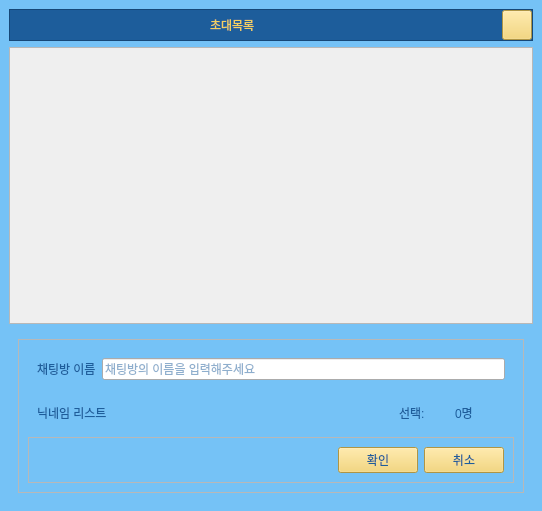
<?xml version="1.0" encoding="UTF-8"?>
<ui version="4.0">
 <class>make_talk_room_widget</class>
 <widget class="QWidget" name="make_talk_room_widget">
  <property name="geometry">
   <rect>
    <x>0</x>
    <y>0</y>
    <width>542</width>
    <height>511</height>
   </rect>
  </property>
  <property name="windowTitle">
   <string>Form</string>
  </property>
  <property name="styleSheet">
   <string notr="true">#widget {
	background-color: #75C2F6;
	color: #1D5D9B;
}


QLabel{
	color: #1D5D9B;
	font: bold 16pt &quot;나눔고딕&quot;;
}

QPushButton{
	background-color:#F4D160;
	color: #1D5D9B;
	font: bold 12pt &quot;나눔고딕&quot;;
}

QPushButton:hover{
	background-color:#FFFF9D;
}

QPushButton:pressed{
	background-color:#FEF5AC;
}


#label_title{
	font: bold 20pt &quot;나눔고딕&quot;;
	color: #F4D160;
}

#frame_title{
	background-color: #1D5D9B;
}

QLineEdit{
	color: #1D5D9B;
	font: bold 12pt &quot;나눔고딕&quot;;
}
</string>
  </property>
  <layout class="QVBoxLayout" name="verticalLayout_4">
   <property name="spacing">
    <number>0</number>
   </property>
   <property name="leftMargin">
    <number>0</number>
   </property>
   <property name="topMargin">
    <number>0</number>
   </property>
   <property name="rightMargin">
    <number>0</number>
   </property>
   <property name="bottomMargin">
    <number>0</number>
   </property>
   <item>
    <widget class="QWidget" name="widget" native="true">
     <property name="styleSheet">
      <string notr="true"/>
     </property>
     <layout class="QHBoxLayout" name="horizontalLayout_2">
      <property name="leftMargin">
       <number>0</number>
      </property>
      <property name="topMargin">
       <number>0</number>
      </property>
      <property name="rightMargin">
       <number>0</number>
      </property>
      <property name="bottomMargin">
       <number>0</number>
      </property>
      <item>
       <widget class="QWidget" name="widget_most_out" native="true">
        <layout class="QVBoxLayout" name="verticalLayout_3">
         <item>
          <widget class="QFrame" name="frame_title">
           <property name="frameShape">
            <enum>QFrame::StyledPanel</enum>
           </property>
           <property name="frameShadow">
            <enum>QFrame::Raised</enum>
           </property>
           <layout class="QHBoxLayout" name="horizontalLayout_4">
            <property name="spacing">
             <number>0</number>
            </property>
            <property name="leftMargin">
             <number>0</number>
            </property>
            <property name="topMargin">
             <number>0</number>
            </property>
            <property name="rightMargin">
             <number>0</number>
            </property>
            <property name="bottomMargin">
             <number>0</number>
            </property>
            <item>
             <spacer name="horizontalSpacer">
              <property name="orientation">
               <enum>Qt::Horizontal</enum>
              </property>
              <property name="sizeType">
               <enum>QSizePolicy::Fixed</enum>
              </property>
              <property name="sizeHint" stdset="0">
               <size>
                <width>200</width>
                <height>20</height>
               </size>
              </property>
             </spacer>
            </item>
            <item>
             <widget class="QLabel" name="label_title">
              <property name="minimumSize">
               <size>
                <width>0</width>
                <height>0</height>
               </size>
              </property>
              <property name="text">
               <string>초대목록</string>
              </property>
              <property name="wordWrap">
               <bool>false</bool>
              </property>
             </widget>
            </item>
            <item>
             <spacer name="horizontalSpacer_2">
              <property name="orientation">
               <enum>Qt::Horizontal</enum>
              </property>
              <property name="sizeType">
               <enum>QSizePolicy::Expanding</enum>
              </property>
              <property name="sizeHint" stdset="0">
               <size>
                <width>200</width>
                <height>20</height>
               </size>
              </property>
             </spacer>
            </item>
            <item>
             <widget class="QPushButton" name="btn_flist_close">
              <property name="minimumSize">
               <size>
                <width>30</width>
                <height>30</height>
               </size>
              </property>
              <property name="maximumSize">
               <size>
                <width>30</width>
                <height>30</height>
               </size>
              </property>
              <property name="text">
               <string/>
              </property>
              <property name="icon">
               <iconset resource="../src_img/my_qrc.qrc">
                <normaloff>:/newPrefix/x.svg</normaloff>:/newPrefix/x.svg</iconset>
              </property>
             </widget>
            </item>
           </layout>
          </widget>
         </item>
         <item>
          <widget class="QScrollArea" name="scrollArea">
           <property name="widgetResizable">
            <bool>true</bool>
           </property>
           <widget class="QWidget" name="widget_3">
            <property name="geometry">
             <rect>
              <x>0</x>
              <y>0</y>
              <width>522</width>
              <height>264</height>
             </rect>
            </property>
            <layout class="QVBoxLayout" name="layout">
             <property name="spacing">
              <number>0</number>
             </property>
             <property name="leftMargin">
              <number>0</number>
             </property>
             <property name="topMargin">
              <number>0</number>
             </property>
             <property name="rightMargin">
              <number>0</number>
             </property>
             <property name="bottomMargin">
              <number>0</number>
             </property>
             <item>
              <widget class="QWidget" name="invite_member_choice" native="true">
               <layout class="QVBoxLayout" name="invite_member_choice_layout"/>
              </widget>
             </item>
             <item>
              <widget class="QWidget" name="widget_2" native="true">
               <layout class="QVBoxLayout" name="verticalLayout_5">
                <item>
                 <spacer name="verticalSpacer">
                  <property name="orientation">
                   <enum>Qt::Vertical</enum>
                  </property>
                  <property name="sizeHint" stdset="0">
                   <size>
                    <width>20</width>
                    <height>291</height>
                   </size>
                  </property>
                 </spacer>
                </item>
               </layout>
              </widget>
             </item>
            </layout>
           </widget>
          </widget>
         </item>
         <item>
          <widget class="QWidget" name="widget_footer" native="true">
           <layout class="QHBoxLayout" name="horizontalLayout">
            <item>
             <widget class="QFrame" name="frame">
              <property name="frameShape">
               <enum>QFrame::StyledPanel</enum>
              </property>
              <property name="frameShadow">
               <enum>QFrame::Raised</enum>
              </property>
              <layout class="QVBoxLayout" name="verticalLayout">
               <item>
                <widget class="QWidget" name="widget_4" native="true">
                 <layout class="QHBoxLayout" name="horizontalLayout_5">
                  <item>
                   <widget class="QLabel" name="label_3">
                    <property name="text">
                     <string>채팅방 이름</string>
                    </property>
                   </widget>
                  </item>
                  <item>
                   <widget class="QLineEdit" name="lineEdit_user_set_talk_room_name">
                    <property name="placeholderText">
                     <string>채팅방의 이름을 입력해주세요</string>
                    </property>
                   </widget>
                  </item>
                 </layout>
                </widget>
               </item>
               <item>
                <widget class="QWidget" name="widget_5" native="true">
                 <layout class="QVBoxLayout" name="verticalLayout_2">
                  <property name="leftMargin">
                   <number>0</number>
                  </property>
                  <property name="topMargin">
                   <number>0</number>
                  </property>
                  <property name="rightMargin">
                   <number>0</number>
                  </property>
                  <property name="bottomMargin">
                   <number>0</number>
                  </property>
                  <item>
                   <widget class="QWidget" name="widget_6" native="true">
                    <layout class="QHBoxLayout" name="horizontalLayout_6">
                     <item>
                      <widget class="QLabel" name="label_invite_user_nickname_list">
                       <property name="text">
                        <string>닉네임 리스트</string>
                       </property>
                      </widget>
                     </item>
                     <item>
                      <widget class="QLabel" name="label_2">
                       <property name="minimumSize">
                        <size>
                         <width>50</width>
                         <height>0</height>
                        </size>
                       </property>
                       <property name="maximumSize">
                        <size>
                         <width>50</width>
                         <height>16777215</height>
                        </size>
                       </property>
                       <property name="text">
                        <string>선택:</string>
                       </property>
                      </widget>
                     </item>
                     <item>
                      <widget class="QLabel" name="label_user_count">
                       <property name="minimumSize">
                        <size>
                         <width>50</width>
                         <height>0</height>
                        </size>
                       </property>
                       <property name="maximumSize">
                        <size>
                         <width>50</width>
                         <height>16777215</height>
                        </size>
                       </property>
                       <property name="text">
                        <string>0명</string>
                       </property>
                      </widget>
                     </item>
                    </layout>
                   </widget>
                  </item>
                  <item>
                   <widget class="QFrame" name="frame_2">
                    <property name="frameShape">
                     <enum>QFrame::StyledPanel</enum>
                    </property>
                    <property name="frameShadow">
                     <enum>QFrame::Raised</enum>
                    </property>
                    <layout class="QHBoxLayout" name="horizontalLayout_3">
                     <item>
                      <spacer name="horizontalSpacer_3">
                       <property name="orientation">
                        <enum>Qt::Horizontal</enum>
                       </property>
                       <property name="sizeHint" stdset="0">
                        <size>
                         <width>40</width>
                         <height>20</height>
                        </size>
                       </property>
                      </spacer>
                     </item>
                     <item>
                      <widget class="QPushButton" name="decision_btn">
                       <property name="text">
                        <string>확인</string>
                       </property>
                      </widget>
                     </item>
                     <item>
                      <widget class="QPushButton" name="close_btn">
                       <property name="text">
                        <string>취소</string>
                       </property>
                      </widget>
                     </item>
                    </layout>
                   </widget>
                  </item>
                 </layout>
                </widget>
               </item>
              </layout>
             </widget>
            </item>
           </layout>
          </widget>
         </item>
        </layout>
       </widget>
      </item>
     </layout>
    </widget>
   </item>
  </layout>
 </widget>
 <resources>
  <include location="../src_img/my_qrc.qrc"/>
 </resources>
 <connections/>
</ui>
